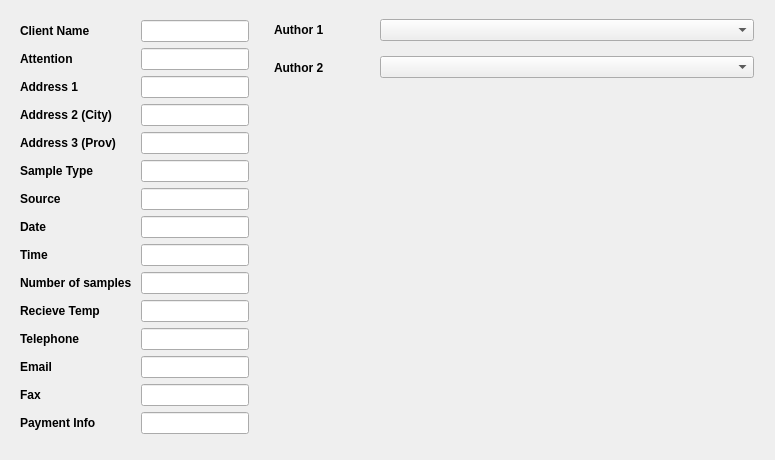
                <widget class="QWidget" name="clientInfoTab">
                 <attribute name="title">
                  <string>Client Info</string>
                 </attribute>
                 <layout class="QHBoxLayout" name="horizontalLayout_2">
                  <item>
                   <widget class="QWidget" name="reportsUserInfoWidget" native="true">
                    <property name="enabled">
                     <bool>true</bool>
                    </property>
                    <property name="minimumSize">
                     <size>
                      <width>0</width>
                      <height>0</height>
                     </size>
                    </property>
                    <property name="maximumSize">
                     <size>
                      <width>16777215</width>
                      <height>16777215</height>
                     </size>
                    </property>
                    <property name="styleSheet">
                     <string notr="true"/>
                    </property>
                    <layout class="QGridLayout" name="gridLayout_9">
                     <item row="17" column="0">
                      <widget class="QWidget" name="widget_5" native="true"/>
                     </item>
                     <item row="3" column="0">
                      <widget class="QLabel" name="label_5">
                       <property name="font">
                        <font>
                         <weight>75</weight>
                         <bold>true</bold>
                        </font>
                       </property>
                       <property name="text">
                        <string>Attention</string>
                       </property>
                      </widget>
                     </item>
                     <item row="12" column="2">
                      <widget class="QLineEdit" name="recvTemp_1">
                       <property name="minimumSize">
                        <size>
                         <width>0</width>
                         <height>0</height>
                        </size>
                       </property>
                      </widget>
                     </item>
                     <item row="7" column="2">
                      <widget class="QLineEdit" name="sampleType1_1">
                       <property name="minimumSize">
                        <size>
                         <width>0</width>
                         <height>0</height>
                        </size>
                       </property>
                      </widget>
                     </item>
                     <item row="8" column="0">
                      <widget class="QLabel" name="label_10">
                       <property name="font">
                        <font>
                         <weight>75</weight>
                         <bold>true</bold>
                        </font>
                       </property>
                       <property name="text">
                        <string>Source</string>
                       </property>
                      </widget>
                     </item>
                     <item row="16" column="0" colspan="2">
                      <widget class="QLabel" name="label_20">
                       <property name="font">
                        <font>
                         <weight>75</weight>
                         <bold>true</bold>
                        </font>
                       </property>
                       <property name="text">
                        <string>Payment Info</string>
                       </property>
                      </widget>
                     </item>
                     <item row="15" column="0">
                      <widget class="QLabel" name="label_19">
                       <property name="font">
                        <font>
                         <weight>75</weight>
                         <bold>true</bold>
                        </font>
                       </property>
                       <property name="text">
                        <string>Fax</string>
                       </property>
                      </widget>
                     </item>
                     <item row="16" column="2">
                      <widget class="QLineEdit" name="payment_1">
                       <property name="minimumSize">
                        <size>
                         <width>0</width>
                         <height>0</height>
                        </size>
                       </property>
                      </widget>
                     </item>
                     <item row="15" column="2">
                      <widget class="QLineEdit" name="fax_1">
                       <property name="minimumSize">
                        <size>
                         <width>0</width>
                         <height>0</height>
                        </size>
                       </property>
                      </widget>
                     </item>
                     <item row="10" column="2">
                      <widget class="QLineEdit" name="time_1">
                       <property name="minimumSize">
                        <size>
                         <width>0</width>
                         <height>0</height>
                        </size>
                       </property>
                      </widget>
                     </item>
                     <item row="9" column="0">
                      <widget class="QLabel" name="label_3">
                       <property name="font">
                        <font>
                         <weight>75</weight>
                         <bold>true</bold>
                        </font>
                       </property>
                       <property name="text">
                        <string>Date</string>
                       </property>
                      </widget>
                     </item>
                     <item row="9" column="2">
                      <widget class="QLineEdit" name="date_1">
                       <property name="minimumSize">
                        <size>
                         <width>0</width>
                         <height>0</height>
                        </size>
                       </property>
                      </widget>
                     </item>
                     <item row="8" column="2">
                      <widget class="QLineEdit" name="sampleType2_1">
                       <property name="minimumSize">
                        <size>
                         <width>0</width>
                         <height>0</height>
                        </size>
                       </property>
                      </widget>
                     </item>
                     <item row="10" column="0">
                      <widget class="QLabel" name="label_4">
                       <property name="font">
                        <font>
                         <weight>75</weight>
                         <bold>true</bold>
                        </font>
                       </property>
                       <property name="text">
                        <string>Time</string>
                       </property>
                      </widget>
                     </item>
                     <item row="0" column="0">
                      <widget class="QLabel" name="label_2">
                       <property name="font">
                        <font>
                         <weight>75</weight>
                         <bold>true</bold>
                        </font>
                       </property>
                       <property name="text">
                        <string>Client Name </string>
                       </property>
                       <property name="scaledContents">
                        <bool>false</bool>
                       </property>
                      </widget>
                     </item>
                     <item row="11" column="2">
                      <widget class="QLineEdit" name="totalSamples_1">
                       <property name="minimumSize">
                        <size>
                         <width>0</width>
                         <height>0</height>
                        </size>
                       </property>
                      </widget>
                     </item>
                     <item row="14" column="2">
                      <widget class="QLineEdit" name="email_1">
                       <property name="minimumSize">
                        <size>
                         <width>0</width>
                         <height>0</height>
                        </size>
                       </property>
                      </widget>
                     </item>
                     <item row="11" column="0" colspan="2">
                      <widget class="QLabel" name="label_15">
                       <property name="font">
                        <font>
                         <weight>75</weight>
                         <bold>true</bold>
                        </font>
                       </property>
                       <property name="text">
                        <string>Number of samples </string>
                       </property>
                      </widget>
                     </item>
                     <item row="14" column="0">
                      <widget class="QLabel" name="label_18">
                       <property name="font">
                        <font>
                         <weight>75</weight>
                         <bold>true</bold>
                        </font>
                       </property>
                       <property name="text">
                        <string>Email</string>
                       </property>
                      </widget>
                     </item>
                     <item row="7" column="0">
                      <widget class="QLabel" name="label_9">
                       <property name="font">
                        <font>
                         <weight>75</weight>
                         <bold>true</bold>
                        </font>
                       </property>
                       <property name="text">
                        <string>Sample Type </string>
                       </property>
                      </widget>
                     </item>
                     <item row="0" column="2">
                      <widget class="QLineEdit" name="clientName_1">
                       <property name="sizePolicy">
                        <sizepolicy hsizetype="Expanding" vsizetype="Fixed">
                         <horstretch>0</horstretch>
                         <verstretch>0</verstretch>
                        </sizepolicy>
                       </property>
                       <property name="minimumSize">
                        <size>
                         <width>0</width>
                         <height>0</height>
                        </size>
                       </property>
                      </widget>
                     </item>
                     <item row="4" column="0">
                      <widget class="QLabel" name="label_6">
                       <property name="font">
                        <font>
                         <weight>75</weight>
                         <bold>true</bold>
                        </font>
                       </property>
                       <property name="text">
                        <string>Address 1</string>
                       </property>
                      </widget>
                     </item>
                     <item row="3" column="2">
                      <widget class="QLineEdit" name="attention_1">
                       <property name="minimumSize">
                        <size>
                         <width>0</width>
                         <height>0</height>
                        </size>
                       </property>
                      </widget>
                     </item>
                     <item row="4" column="2">
                      <widget class="QLineEdit" name="addy1_1">
                       <property name="minimumSize">
                        <size>
                         <width>0</width>
                         <height>0</height>
                        </size>
                       </property>
                      </widget>
                     </item>
                     <item row="13" column="0">
                      <widget class="QLabel" name="label_17">
                       <property name="font">
                        <font>
                         <weight>75</weight>
                         <bold>true</bold>
                        </font>
                       </property>
                       <property name="text">
                        <string>Telephone </string>
                       </property>
                      </widget>
                     </item>
                     <item row="5" column="2">
                      <widget class="QLineEdit" name="addy2_1">
                       <property name="minimumSize">
                        <size>
                         <width>0</width>
                         <height>0</height>
                        </size>
                       </property>
                      </widget>
                     </item>
                     <item row="6" column="2">
                      <widget class="QLineEdit" name="addy3_1">
                       <property name="minimumSize">
                        <size>
                         <width>0</width>
                         <height>0</height>
                        </size>
                       </property>
                      </widget>
                     </item>
                     <item row="13" column="2">
                      <widget class="QLineEdit" name="tel_1">
                       <property name="minimumSize">
                        <size>
                         <width>0</width>
                         <height>0</height>
                        </size>
                       </property>
                      </widget>
                     </item>
                     <item row="5" column="0">
                      <widget class="QLabel" name="label_7">
                       <property name="font">
                        <font>
                         <weight>75</weight>
                         <bold>true</bold>
                        </font>
                       </property>
                       <property name="text">
                        <string>Address 2 (City)</string>
                       </property>
                      </widget>
                     </item>
                     <item row="6" column="0">
                      <widget class="QLabel" name="label_8">
                       <property name="font">
                        <font>
                         <weight>75</weight>
                         <bold>true</bold>
                        </font>
                       </property>
                       <property name="text">
                        <string>Address 3 (Prov)</string>
                       </property>
                      </widget>
                     </item>
                     <item row="12" column="0">
                      <widget class="QLabel" name="label_16">
                       <property name="font">
                        <font>
                         <weight>75</weight>
                         <bold>true</bold>
                        </font>
                       </property>
                       <property name="text">
                        <string>Recieve Temp </string>
                       </property>
                      </widget>
                     </item>
                    </layout>
                   </widget>
                  </item>
                  <item>
                   <widget class="QWidget" name="widget_50" native="true">
                    <layout class="QVBoxLayout" name="verticalLayout_40">
                     <property name="spacing">
                      <number>-1</number>
                     </property>
                     <property name="leftMargin">
                      <number>0</number>
                     </property>
                     <property name="topMargin">
                      <number>0</number>
                     </property>
                     <property name="rightMargin">
                      <number>0</number>
                     </property>
                     <property name="bottomMargin">
                      <number>0</number>
                     </property>
                     <item>
                      <widget class="QWidget" name="authorWidget" native="true">
                       <property name="minimumSize">
                        <size>
                         <width>0</width>
                         <height>75</height>
                        </size>
                       </property>
                       <property name="maximumSize">
                        <size>
                         <width>16777215</width>
                         <height>75</height>
                        </size>
                       </property>
                       <property name="styleSheet">
                        <string notr="true"/>
                       </property>
                       <layout class="QVBoxLayout" name="verticalLayout_46">
                        <property name="spacing">
                         <number>0</number>
                        </property>
                        <property name="leftMargin">
                         <number>10</number>
                        </property>
                        <property name="topMargin">
                         <number>0</number>
                        </property>
                        <property name="rightMargin">
                         <number>10</number>
                        </property>
                        <property name="bottomMargin">
                         <number>0</number>
                        </property>
                        <item>
                         <widget class="QWidget" name="widget_59" native="true">
                          <property name="minimumSize">
                           <size>
                            <width>0</width>
                            <height>0</height>
                           </size>
                          </property>
                          <property name="maximumSize">
                           <size>
                            <width>16777215</width>
                            <height>16777215</height>
                           </size>
                          </property>
                          <property name="layoutDirection">
                           <enum>Qt::LeftToRight</enum>
                          </property>
                          <layout class="QHBoxLayout" name="horizontalLayout_3">
                           <property name="leftMargin">
                            <number>0</number>
                           </property>
                           <property name="topMargin">
                            <number>0</number>
                           </property>
                           <property name="rightMargin">
                            <number>0</number>
                           </property>
                           <property name="bottomMargin">
                            <number>0</number>
                           </property>
                           <item>
                            <widget class="QLabel" name="label_12">
                             <property name="maximumSize">
                              <size>
                               <width>100</width>
                               <height>16777215</height>
                              </size>
                             </property>
                             <property name="font">
                              <font>
                               <weight>75</weight>
                               <bold>true</bold>
                              </font>
                             </property>
                             <property name="text">
                              <string>Author 1</string>
                             </property>
                            </widget>
                           </item>
                           <item>
                            <widget class="QComboBox" name="authorOneDropDown">
                             <property name="minimumSize">
                              <size>
                               <width>0</width>
                               <height>0</height>
                              </size>
                             </property>
                             <item>
                              <property name="text">
                               <string/>
                              </property>
                             </item>
                             <item>
                              <property name="text">
                               <string>test</string>
                              </property>
                             </item>
                             <item>
                              <property name="text">
                               <string>test2</string>
                              </property>
                             </item>
                            </widget>
                           </item>
                          </layout>
                         </widget>
                        </item>
                        <item>
                         <widget class="QWidget" name="widget_60" native="true">
                          <property name="minimumSize">
                           <size>
                            <width>0</width>
                            <height>0</height>
                           </size>
                          </property>
                          <layout class="QHBoxLayout" name="horizontalLayout_48">
                           <property name="leftMargin">
                            <number>0</number>
                           </property>
                           <property name="topMargin">
                            <number>0</number>
                           </property>
                           <property name="rightMargin">
                            <number>0</number>
                           </property>
                           <property name="bottomMargin">
                            <number>0</number>
                           </property>
                           <item>
                            <widget class="QLabel" name="label_23">
                             <property name="maximumSize">
                              <size>
                               <width>100</width>
                               <height>16777215</height>
                              </size>
                             </property>
                             <property name="font">
                              <font>
                               <weight>75</weight>
                               <bold>true</bold>
                              </font>
                             </property>
                             <property name="text">
                              <string>Author 2</string>
                             </property>
                            </widget>
                           </item>
                           <item>
                            <widget class="QComboBox" name="authorTwoDropDown">
                             <property name="minimumSize">
                              <size>
                               <width>0</width>
                               <height>0</height>
                              </size>
                             </property>
                            </widget>
                           </item>
                          </layout>
                         </widget>
                        </item>
                       </layout>
                      </widget>
                     </item>
                     <item>
                      <widget class="QWidget" name="samplesContainer" native="true">
                       <property name="minimumSize">
                        <size>
                         <width>500</width>
                         <height>0</height>
                        </size>
                       </property>
                       <property name="maximumSize">
                        <size>
                         <width>16777215</width>
                         <height>16777215</height>
                        </size>
                       </property>
                       <property name="styleSheet">
                        <string notr="true"/>
                       </property>
                       <layout class="QVBoxLayout" name="samplesContainerLayout"/>
                      </widget>
                     </item>
                    </layout>
                   </widget>
                  </item>
                 </layout>
                </widget>
